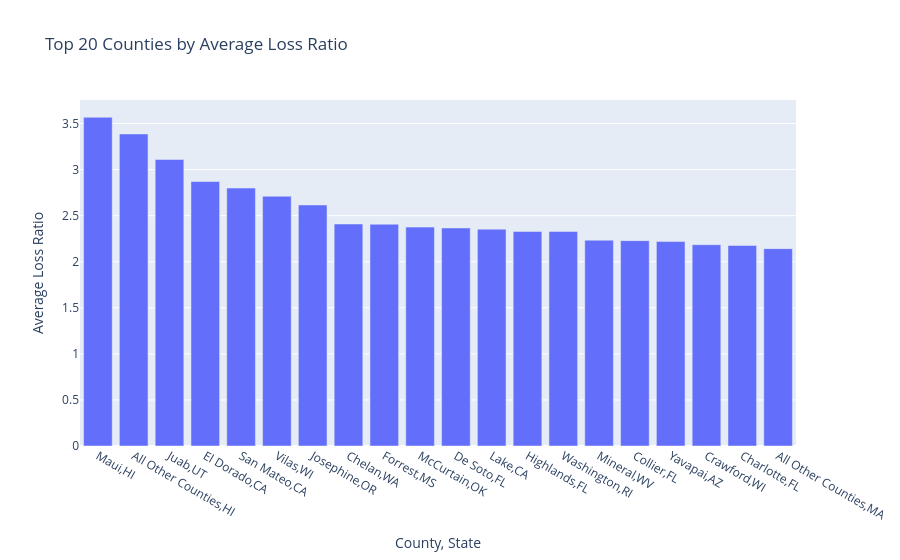

Here is the notebook cell this chart was saved with:
### Code cell
## Visualizing the loss ratios by counties

fig = px.bar(county_loss_ratio.head(20).to_pandas(), x="county_state", y="loss_ratio",
             title="Top 20 Counties by Average Loss Ratio",
             labels={"county_state": "County, State", "loss_ratio": "Average Loss Ratio"})
fig.show()

### Figure 1 — Plotly figure (JSON) as saved in the notebook; plotly's stock layout.template omitted (floating-point values rounded to 4 significant figures)
{"data": [{"hovertemplate": "County, State=%{x}<br>Average Loss Ratio=%{y}<extra></extra>", "legendgroup": "", "marker": {"color": "#636efa", "pattern": {"shape": ""}}, "name": "", "orientation": "v", "showlegend": false, "textposition": "auto", "type": "bar", "x": ["Maui,HI", "All Other Counties,HI", "Juab,UT", "El Dorado,CA", "San Mateo,CA", "Vilas,WI", "Josephine,OR", "Chelan,WA", "Forrest,MS", "McCurtain,OK", "De Soto,FL", "Lake,CA", "Highlands,FL", "Washington,RI", "Mineral,WV", "Collier,FL", "Yavapai,AZ", "Crawford,WI", "Charlotte,FL", "All Other Counties,MA"], "xaxis": "x", "y": [3.568, 3.387, 3.11, 2.871, 2.8, 2.711, 2.616, 2.41, 2.407, 2.376, 2.367, 2.354, 2.328, 2.328, 2.234, 2.229, 2.219, 2.185, 2.177, 2.142], "yaxis": "y"}], "layout": {"barmode": "relative", "legend": {"tracegroupgap": 0}, "title": {"text": "Top 20 Counties by Average Loss Ratio"}, "xaxis": {"anchor": "y", "domain": [0, 1], "title": {"text": "County, State"}}, "yaxis": {"anchor": "x", "domain": [0, 1], "title": {"text": "Average Loss Ratio"}}}}
